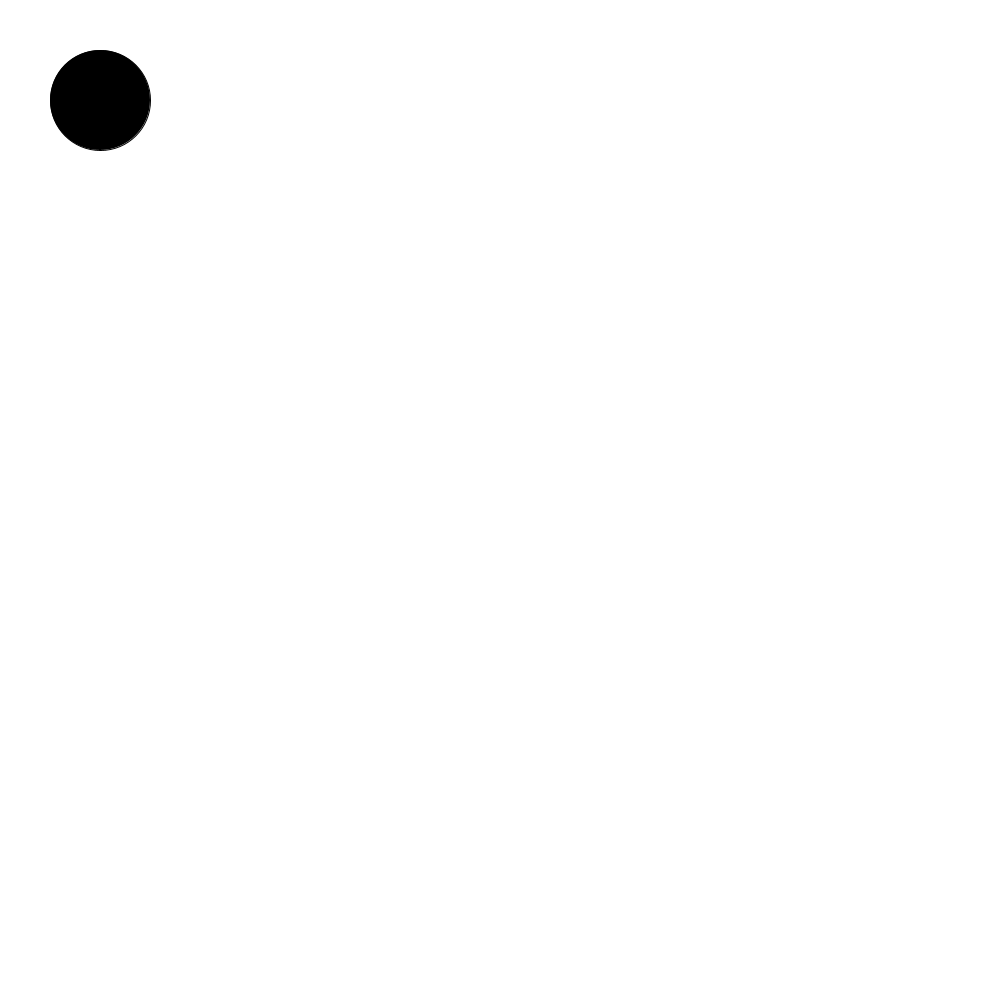
Frame 1 (no input)
Frame 60 (the mouse pressed at the canvas centre just before this capture): identical to frame 1, image omitted
Frame 120 (the mouse held since frame 60 and released just before this capture): identical to frame 1, image omitted

The Processing sketch that drew this single still picture (run headless with seeded random() and noise(); from frame 60 on, the mouse is pressed at the canvas centre):

// Processing sketch: sketch_251024c
// ── sketch_251024c.pde
int rot = 0;
int grün = 0;
int blau = 0;

void setup() {
   size(1000, 1000);
}

void draw() {
  // Setzt den Hintergrund auf Weiß.
  background(255); 
  
  // Setzt die Füllfarbe FÜR DEN KREIS.
  fill(rot, grün, blau); 
  
  // Zeichnet den Kreis NACHDEM die Füllfarbe gesetzt wurde.
  circle(100, 100, 100);
}

// Eine neue Funktion, die nur einmal aufgerufen wird, wenn eine Taste gedrückt wird.
void keyPressed() {
  if (key == 'x' && rot < 255) {
    rot = rot + 5; // Erhöht den Wert um 5
  }
  if (key == 'c' && grün < 255) {
    grün = grün + 5;
  }
  if (key == 'v' && blau < 255) {
    blau = blau + 5;
  }
  
    if (key == 's' && rot < 255) {
    rot = rot - 5; // Erhöht den Wert um 5
  }
  if (key == 'd' && grün < 255) {
    grün = grün - 5;
  }
  if (key == 'f' && blau < 255) {
    blau = blau - 5;
  }
}
